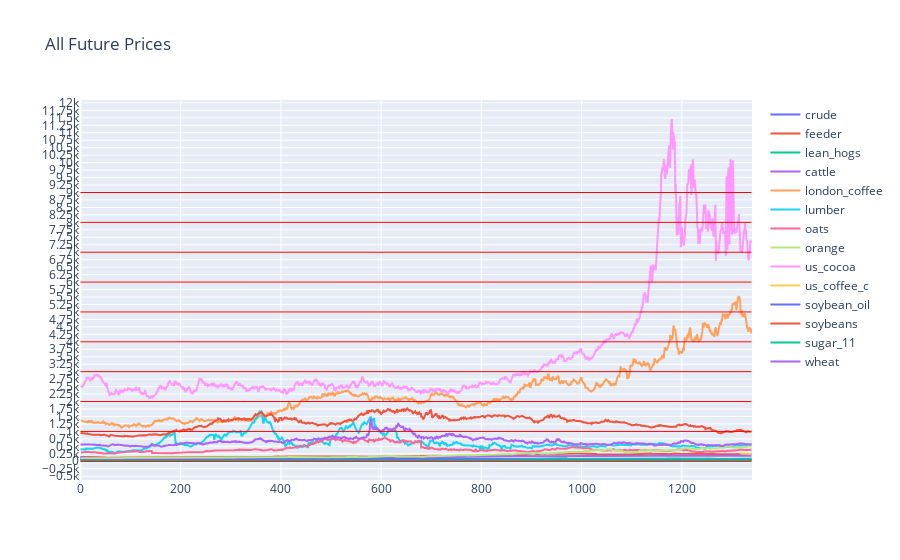

Notebook source saved alongside this figure:
### Code cell
# Plot all future prices
fig = go.Figure()
for k in datasets:
    fig.add_trace(go.Scatter(x=df.index, y=df[k], mode='lines', name=k))
fig.update_layout(yaxis=dict(tick0=0, dtick=250))
fig.update_layout(title="All Future Prices")
fig.update_layout(showlegend=True)

# Add horizontal lines every 1k from 0-10k
for i in range(0, 10000, 1000):
    fig.add_shape(
        dict(
            type="line",
            x0=df.index[0],
            y0=i,
            x1=df.index[-1],
            y1=i,
            line=dict(color="red", width=1),
        )
    )

# fig.show(renderer="browser")
fig.show()

### Figure 1 — Plotly figure (JSON) as saved in the notebook; plotly's stock layout.template omitted (floating-point values rounded to 4 significant figures; data arrays with more than 128 entries replaced by an {"elided": "..."} marker saying what was removed)
{"data": [{"mode": "lines", "name": "crude", "type": "scatter", "x": {"elided": "1340 int values"}, "y": {"elided": "1340 float values"}}, {"mode": "lines", "name": "feeder", "type": "scatter", "x": {"elided": "1340 int values"}, "y": {"elided": "1340 float values"}}, {"mode": "lines", "name": "lean_hogs", "type": "scatter", "x": {"elided": "1340 int values"}, "y": {"elided": "1340 float values"}}, {"mode": "lines", "name": "cattle", "type": "scatter", "x": {"elided": "1340 int values"}, "y": {"elided": "1340 float values"}}, {"mode": "lines", "name": "london_coffee", "type": "scatter", "x": {"elided": "1340 int values"}, "y": {"elided": "1340 int values"}}, {"mode": "lines", "name": "lumber", "type": "scatter", "x": {"elided": "1340 int values"}, "y": {"elided": "1340 float values"}}, {"mode": "lines", "name": "oats", "type": "scatter", "x": {"elided": "1340 int values"}, "y": {"elided": "1340 float values"}}, {"mode": "lines", "name": "orange", "type": "scatter", "x": {"elided": "1340 int values"}, "y": {"elided": "1340 float values"}}, {"mode": "lines", "name": "us_cocoa", "type": "scatter", "x": {"elided": "1340 int values"}, "y": {"elided": "1340 float values"}}, {"mode": "lines", "name": "us_coffee_c", "type": "scatter", "x": {"elided": "1340 int values"}, "y": {"elided": "1340 float values"}}, {"mode": "lines", "name": "soybean_oil", "type": "scatter", "x": {"elided": "1340 int values"}, "y": {"elided": "1340 float values"}}, {"mode": "lines", "name": "soybeans", "type": "scatter", "x": {"elided": "1340 int values"}, "y": {"elided": "1340 float values"}}, {"mode": "lines", "name": "sugar_11", "type": "scatter", "x": {"elided": "1340 int values"}, "y": {"elided": "1340 float values"}}, {"mode": "lines", "name": "wheat", "type": "scatter", "x": {"elided": "1340 int values"}, "y": {"elided": "1340 float values"}}], "layout": {"shapes": [{"line": {"color": "red", "width": 1}, "type": "line", "x0": 0, "x1": 1339, "y0": 0, "y1": 0}, {"line": {"color": "red", "width": 1}, "type": "line", "x0": 0, "x1": 1339, "y0": 1000, "y1": 1000}, {"line": {"color": "red", "width": 1}, "type": "line", "x0": 0, "x1": 1339, "y0": 2000, "y1": 2000}, {"line": {"color": "red", "width": 1}, "type": "line", "x0": 0, "x1": 1339, "y0": 3000, "y1": 3000}, {"line": {"color": "red", "width": 1}, "type": "line", "x0": 0, "x1": 1339, "y0": 4000, "y1": 4000}, {"line": {"color": "red", "width": 1}, "type": "line", "x0": 0, "x1": 1339, "y0": 5000, "y1": 5000}, {"line": {"color": "red", "width": 1}, "type": "line", "x0": 0, "x1": 1339, "y0": 6000, "y1": 6000}, {"line": {"color": "red", "width": 1}, "type": "line", "x0": 0, "x1": 1339, "y0": 7000, "y1": 7000}, {"line": {"color": "red", "width": 1}, "type": "line", "x0": 0, "x1": 1339, "y0": 8000, "y1": 8000}, {"line": {"color": "red", "width": 1}, "type": "line", "x0": 0, "x1": 1339, "y0": 9000, "y1": 9000}], "showlegend": true, "title": {"text": "All Future Prices"}, "yaxis": {"dtick": 250, "tick0": 0}}}
